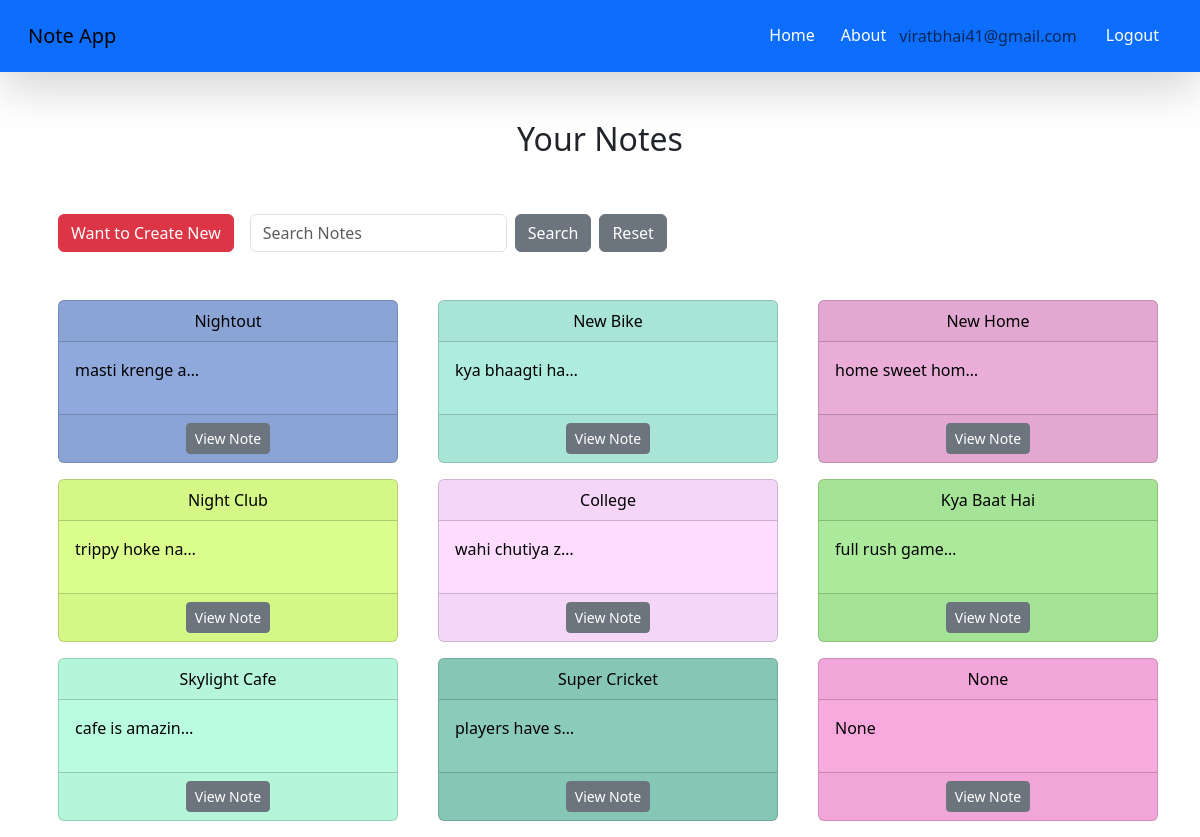
The page /home/ (signed in) on the database its author committed.
### core/models.py (models this page shows, shortened)
class Note(models.Model):
    user = models.ForeignKey(User, on_delete=models.CASCADE)
    title = models.CharField(max_length=200)
    content = models.TextField()
    created_at = models.DateTimeField(auto_now_add=True)

### core/views.py (the view)
# urls.py: 2. Add a URL to urlpatterns:  path('', views.home, name='home')
@login_required(login_url='login_page')
def home(request):
    notes = Note.objects.filter(user=request.user)
    return render(request, 'core/home.html', {'notes': notes})

### core/templates/core/home.html (shortened to what this page needs)
<!DOCTYPE html>
<html lang="en">
<head>
    <link href="https://cdn.jsdelivr.net/npm/bootstrap@5.3.3/dist/css/bootstrap.min.css" rel="stylesheet">
</head>
<body>
    <nav class="navbar dark p-3 bg-primary shadow-lg">
        <div class="container-fluid">
            <a class="navbar-brand" href="#">Note App</a>
            <div class="d-flex">
                <a href="{% url 'Home' %}" class="btn btn-primary" type="button">Home</a>
                <a href="{% url 'about' %}" class="btn btn-primary" type="button">About</a>
                {% if request.user.is_authenticated %}
                    <span class="navbar-text me-3">{{ request.user.username }}</span>
                    <a href="{% url 'logout_page' %}" class="btn btn-primary" type="button">Logout</a>
                {% else %}
                    <a href="{% url 'login_page' %}" class="btn btn-primary" type="button">Login</a>
                    <a href="{% url 'register_page' %}" class="btn btn-primary" type="button">Register</a>
                {% endif %}
            </div>
        </div>
    </nav>
    <div class="container">
        {% block content %}
        <div class="row">
            <div class="col-12 text-center mt-5">
                <h1 class="fs-2">Your Notes</h1>
            </div>
            <div class="col-auto mt-5 mb-5 ms-3 d-flex align-items-center">
                <a href="{% url 'note_create' %}" class="btn btn-danger me-3">Want to Create New</a>
                <form class="d-flex" action="{% url 'Home' %}" method="get">
                    <input class="form-control me-2" type="search" name="q" placeholder="Search Notes" aria-label="Search" value="{{ request.GET.q }}">
                    <button class="btn btn-secondary me-2" type="submit">Search</button>
                    <a href="{% url 'Home' %}" class="btn btn-secondary">Reset</a>
                </form>
            </div>
        </div>
        <div class="row">
            {% for note in notes %}
                <div class="col-md-4">
                    <div class="card ms-3 mb-3 note-card bright-colors" style="background-color: {{ note.color }};">
                        <div class="card-header text-center">{{ note.title|title }}</div>
                        <div class="card-body">
                            <p>{{ note.content|truncatechars:15 }}</p>
                        </div>
                        <div class="card-footer text-center">
                            <a href="{% url 'note_detail' pk=note.pk %}" class="btn btn-secondary btn-sm">View Note</a>
                        </div>
                    </div>
                </div>
            {% endfor %}
        </div>
        {% endblock %}
    </div>
</body>
</html>

### core/templates/core/home.html (style rules this page uses)
.note-card { transition: background-color 0.3s ease; }
.bright-colors { color: black; }

### rows shown on the page
Note: title "Nightout", content "masti krenge a…"
Note: title "New Bike", content "kya bhaagti ha…"
Note: title "New Home", content "home sweet hom…"
Note: title "Night Club", content "trippy hoke na…"
Note: title "College", content "wahi chutiya z…"
Note: title "Kya Baat Hai", content "full rush game…"
Note: title "Skylight Cafe", content "cafe is amazin…"
Note: title "Super Cricket", content "players have s…"
Note: title "None", content "None"

### other values the page prints
{{ request.user.username }} "viratbhai41@gmail.com"
